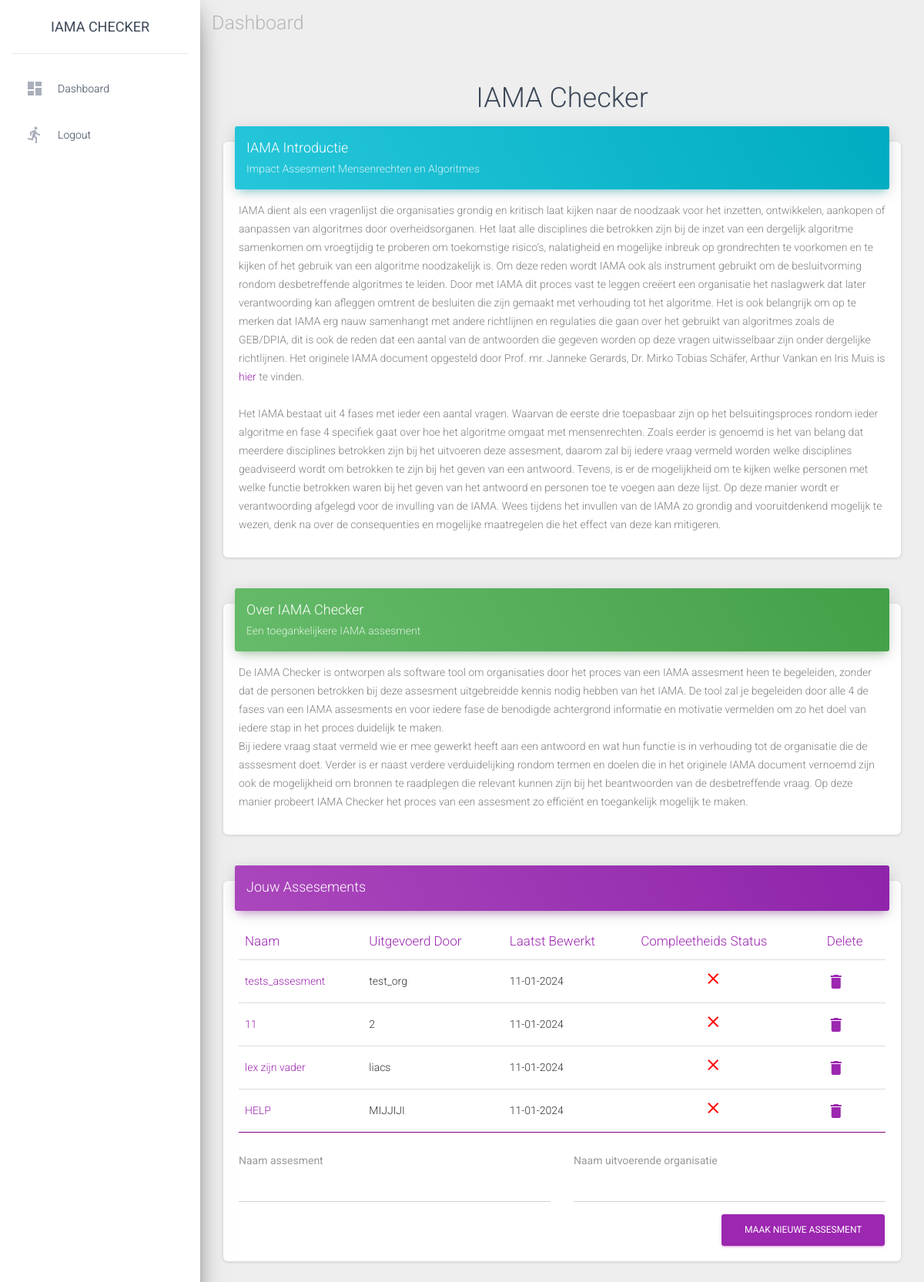
The app's page / (signed in), older data.
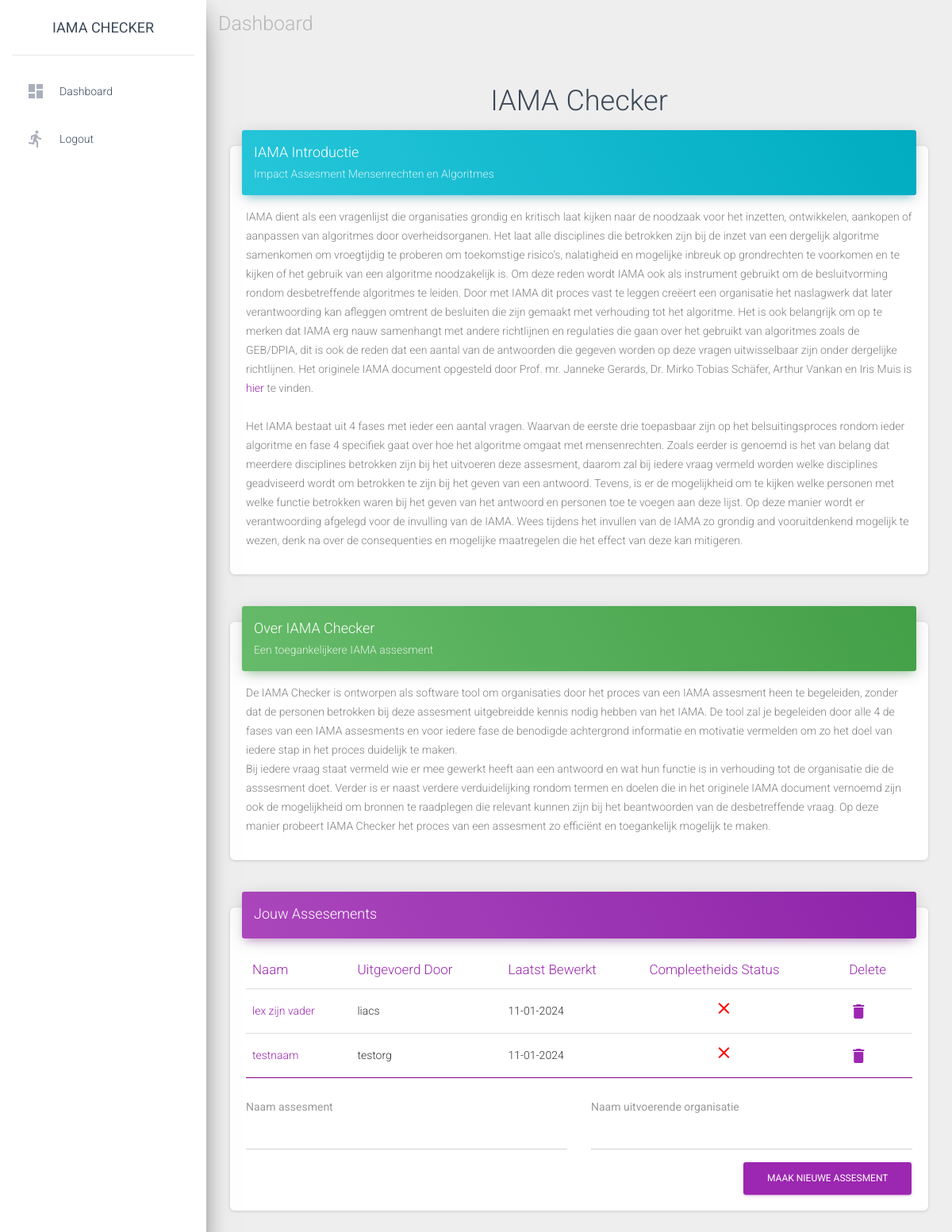
The same page, newer data.
### base/models.py (models this page shows)
class Assesment(models.Model):
    name = models.CharField(max_length=40)# Name of the assesment
    organisation = models.CharField(max_length=50)# Name of the organisation performing the assesment
    complete_status = models.BooleanField(default=False)# Complete when all questions have been answered
    date_last_saved = models.DateField(auto_now=True)# Automatically saves new value when this object is saved
    user = models.ForeignKey(User, on_delete=models.CASCADE, default=user_pk_sentinel)

### base/views.py (the view)
# urls.py: path("", views.home, name="home"),
@login_required
def home(request):
    assesments_list = Assesment.objects.filter(user__pk=request.user.pk).order_by("-date_last_saved")
    return render(request, "base/home.html", {"assesments_list": assesments_list})

### base/templates/base/home.html (shortened to what this page needs)
{% extends "base/base.html" %}
{% block navigation %}
Dashboard
{% endblock %}
{% block content %}
{% if user.is_authenticated %}
    <div class="row">
        <h2 class="iama">IAMA Checker</h2>
    </div>
    <div class="row">
        <div class="col-md-12">
            <div class="card">
                <div class="card-header card-header-info">
                    <h4 class="card-title">IAMA Introductie</h4>
                    <p class="card-category">Impact Assesment Mensenrechten en Algoritmes</p>
                </div>
                <div class="card-body">
                    <p style="color: grey">
                        IAMA dient als een vragenlijst die organisaties grondig en kritisch laat kijken naar de noodzaak voor het inzetten, ontwikkelen, aankopen of aanpassen van algoritmes door overheidsorganen.
                         Het laat alle disciplines die betrokken zijn bij de inzet van een dergelijk algoritme samenkomen om vroegtijdig te proberen om toekomstige risico’s, nalatigheid en mogelijke inbreuk op grondrechten te voorkomen en te kijken of het gebruik van een algoritme noodzakelijk is.
                         Om deze reden wordt IAMA ook als instrument gebruikt om de besluitvorming rondom desbetreffende algoritmes te leiden. Door met IAMA dit proces vast te leggen creëert een organisatie het naslagwerk dat later verantwoording kan afleggen omtrent de besluiten die zijn gemaakt met verhouding tot het algoritme.
                         Het is ook belangrijk om op te merken dat IAMA erg nauw samenhangt met andere richtlijnen en regulaties die gaan over het gebruikt van algoritmes zoals de GEB/DPIA, dit is ook de reden dat een aantal van de antwoorden die gegeven worden op deze vragen uitwisselbaar zijn onder dergelijke richtlijnen.
                         Het originele IAMA document opgesteld door Prof. mr. Janneke Gerards, Dr. Mirko Tobias Schäfer, Arthur Vankan en Iris Muis is <a href="https://www.rijksoverheid.nl/documenten/rapporten/2021/02/25/impact-assessment-mensenrechten-en-algoritmes">hier</a> te vinden.
                    <br>
                    <br>
                        Het IAMA bestaat uit 4 fases met ieder een aantal vragen.
                         Waarvan de eerste drie toepasbaar zijn op het belsuitingsproces rondom ieder algoritme en fase 4 specifiek gaat over hoe het algoritme omgaat met mensenrechten.
                         Zoals eerder is genoemd is het van belang dat meerdere disciplines betrokken zijn bij het uitvoeren deze assesment, daarom zal bij iedere vraag vermeld worden welke disciplines geadviseerd wordt om betrokken te zijn bij het geven van een antwoord.
                         Tevens, is er de mogelijkheid om te kijken welke personen met welke functie betrokken waren bij het geven van het antwoord en personen toe te voegen aan deze lijst.
                         Op deze manier wordt er verantwoording afgelegd voor de invulling van de IAMA.
                         Wees tijdens het invullen van de IAMA zo grondig and vooruitdenkend mogelijk te wezen, denk na over de consequenties en mogelijke maatregelen die het effect van deze kan mitigeren.
                    </p>
                </div>
            </div>
        </div>
    </div>
    <div class="row">
        <div class="col-md-12">
            <div class="card">
                <div class="card-header card-header-success">
                    <h4 class="card-title">Over IAMA Checker</h4>
                    <p class="card-category">Een toegankelijkere IAMA assesment</p>
                </div>
                <div class="card-body">
                    <p style="color: grey;">
                        De IAMA Checker is ontworpen als software tool om organisaties door het proces van een IAMA assesment heen te begeleiden, zonder dat de personen betrokken bij deze assesment uitgebreidde kennis nodig hebben van het IAMA.
                        De tool zal je begeleiden door alle 4 de fases van een IAMA assesments en voor iedere fase de benodigde achtergrond informatie en motivatie vermelden om zo het doel van iedere stap in het proces duidelijk te maken.
                        <br>
                        Bij iedere vraag staat vermeld wie er mee gewerkt heeft aan een antwoord en wat hun functie is in verhouding tot de organisatie die de asssesment doet.
                        Verder is er naast verdere verduidelijking rondom termen en doelen die in het originele IAMA document vernoemd zijn ook de mogelijkheid om bronnen te raadplegen die relevant kunnen zijn bij het beantwoorden van de desbetreffende vraag.
                        Op deze manier probeert IAMA Checker het proces van een assesment zo efficiënt en toegankelijk mogelijk te maken.
                    </p>
                </div>
            </div>
        </div>
    </div>
    <div class="row">
        <div class="col-md-12">
            <div class="card">
                <div class="card-header card-header-primary">
                    <h4 class="card-title ">Jouw Assesements</h4>
                </div>
                <div class="card-body">
                    <div class="table-responsive">
                    <table class="table iama-bottom-border">
                        <thead class=" text-primary">
                        <th>
                            Naam
                        </th>
                        <th>
                            Uitgevoerd Door
                        </th>
                        <th>
                            Laatst Bewerkt
                        </th>
                        <th>
                            Compleetheids Status
                        </th>
                        <th>
                            Delete
                        </th>
                        </thead>
                        <tbody>
                        {% for item in assesments_list %}
                        <tr>
                            <td>
                            <a href="{% url 'base:detail' item.id %}">{{ item.name }}</a>
                            </td>
                            <td>
                            {{ item.organisation }}
                            </td>
                            <td>
                            {{ item.date_last_saved|date:"d-m-Y" }}
                            </td>
                            <td style="padding-left: 90px">
                                {% if item.complete_status %}
                                    <i class="material-icons" style="color: green">done</i>
                                {% else %}
                                    <i class="material-icons" style="color: red">close</i>
                                {% endif %}
                            </td>
                            <td>
                              <a data-toggle="modal", data-target=#delete_modal{{ item.id }} href="#">
                                  <i class="material-icons">delete</i>
                              </a>
                            </td>
                        </tr>
                        {% endfor %}
                        </tbody>
                    </table>
                    </div>
                    <form action="{% url 'base:create_assesment' %}" method="post">
                        <div class="row">
                            <div class="col-md-6">
                                <div class="form-group">
                                    <label class="bmd-label-floating">Naam assesment</label>
                                    <input type="text" class="form-control" name="name">
                                </div>
                            </div>
                            <div class="col-md-6">
                                <div class="form-group">
                                    <label class="bmd-label-floating">Naam uitvoerende organisatie</label>
                                    <input type="text" class="form-control" name="organisation">
                                </div>
                            </div>
                        </div>
                        <button type="submit" class="btn btn-primary pull-right">Maak nieuwe assesment</button>
                        <div class="clearfix"></div>
                    </form>
                </div>
            </div>
        </div>
    </div>
{% endif %}
{% endblock %}

### base/templates/base/base.html (shortened to what this page needs)
{% load static %}
 <!DOCTYPE html>
 <html lang="en">
 <head>
   <link rel="stylesheet" href="https://maxcdn.bootstrapcdn.com/font-awesome/latest/css/font-awesome.min.css">
   <link href="{% static 'base/material-dashboard.css' %}" rel="stylesheet" />
 </head>
 <body class="">
   <div class="wrapper ">
     {% include 'base/sidebar.html' %}
     <div class="main-panel">
      <nav class="navbar navbar-expand-lg navbar-transparent navbar-absolute fixed-top ">
        <div class="container-fluid">
          <div class="navbar-wrapper">
            <div class="navbar-text" style="color: grey; opacity: 0.5;">{% block navigation %}{% endblock %}
            </div>
          </div>
        </div>
    </nav>
       <div class="content">
         <div class="container-fluid">
           {% block content %}{% endblock content %}
         </div>
       </div>
     </div>
   </div>
 </body>
 </html>

### base/templates/base/sidebar.html
<div class="sidebar" data-color="purple" data-background-color="white">
    <div class="logo">
      <div class="simple-text logo-normal">IAMA Checker</div>
    </div>
    <div class="sidebar-wrapper">
      <ul class="nav">
      {% if request.user.is_authenticated %}
        <li class="nav-item {% if 'index' in segment %} active {% endif %}">
          <a class="nav-link" href="/">
            <i class="material-icons">dashboard</i>
            <p>Dashboard</p>
          </a>
        </li>
        <li class="nav-item ">
          <a class="nav-link" href="{% url 'logout' %}" >
            <i class="material-icons">directions_run</i>
            <p>Logout</p>
          </a>
        </li>
      {% endif %}
      </ul>
    </div>
  </div>

Row changes from the older to the newer data that the page shows:
removed Assesment: name "tests_assesment", organisation "test_org", date_last_saved "11-01-2024", complete_status False (drawn)
removed Assesment: name "11", organisation "2", date_last_saved "11-01-2024", complete_status False (drawn)
removed Assesment: name "HELP", organisation "MIJJIJI", date_last_saved "11-01-2024", complete_status False (drawn)
added Assesment: name "testnaam", organisation "testorg", date_last_saved "11-01-2024", complete_status False (drawn)
